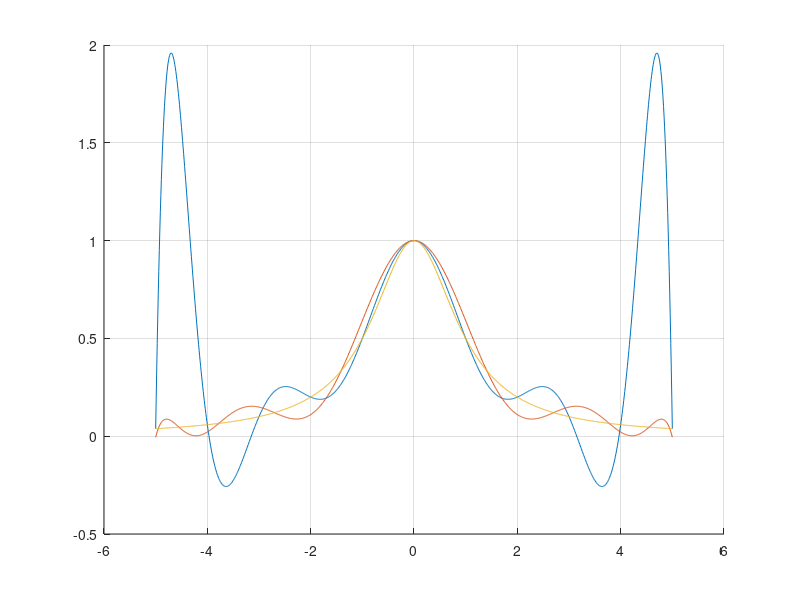

The MATLAB script that drew this image:
clear;clc;clf;
a=-5;b=5;num=11;
hold on
%%Lagrange Interpolation
x=linspace(a,b,num);
f=1./(1+x.^2);
Lp=polyfit(x,f,num-1);
%%Chebyshev Lagrange Interpolation
x=(b-a)/2*cos((2*(1:num)-1)/(2*num)*pi)+(a+b)/2;
f=1./(1+x.^2);
Tp=polyfit(x,f,num-1);
xi=linspace(-5,5,1000);
plot(xi,[polyval(Lp,xi);polyval(Tp,xi);1./(1+xi.^2)])
grid on
hold off